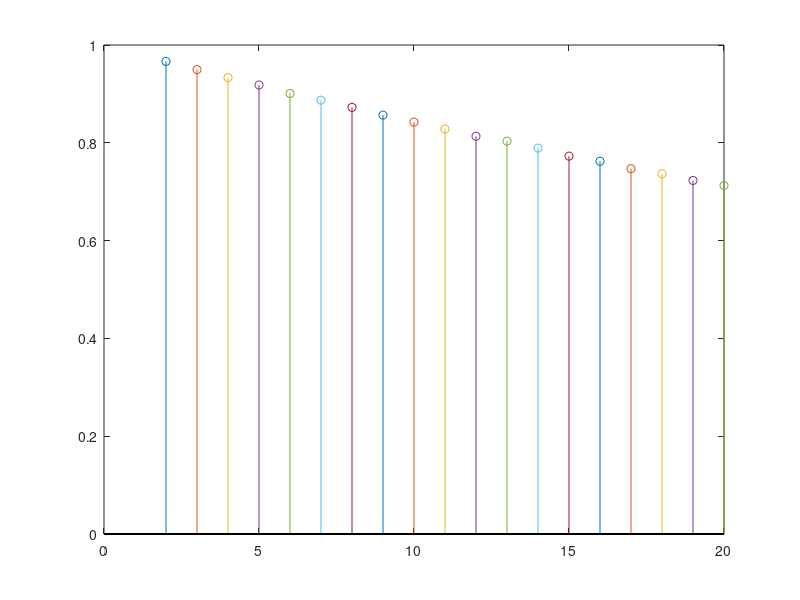

Write MATLAB code to recreate this figure.
%% a)

N = 1e4;
n = 8; 

p_1 = 0.002;
p_2 = 0.005;
p_a = 0.01; 

M = sum((rand(n,N) > p_1) & (rand(n,N) > p_2) & (rand(n,N) > p_a));

sucessos = sum(M == 8);
prob = sucessos/N;

disp("P="+prob);

%% b) Teorico: p = 0.8718

%% c)

N = 1e5;
n_vals = 2:20; 

caixa_selecionada = n_vals(1);   % d)

for n = n_vals
    
    p_1 = 0.002;
    p_2 = 0.005;
    p_a = 0.01; 
    
    M = sum((rand(n,N) > p_1) & (rand(n,N) > p_2) & (rand(n,N) > p_a));
    
    sucessos = sum(M == n);
    prob = sucessos/N;
    
    if (prob > 0.9)
        caixa_selecionada = n;
    end

    stem(n,prob);
    hold on;
end

disp("Caixa selecionada: "+caixa_selecionada);








